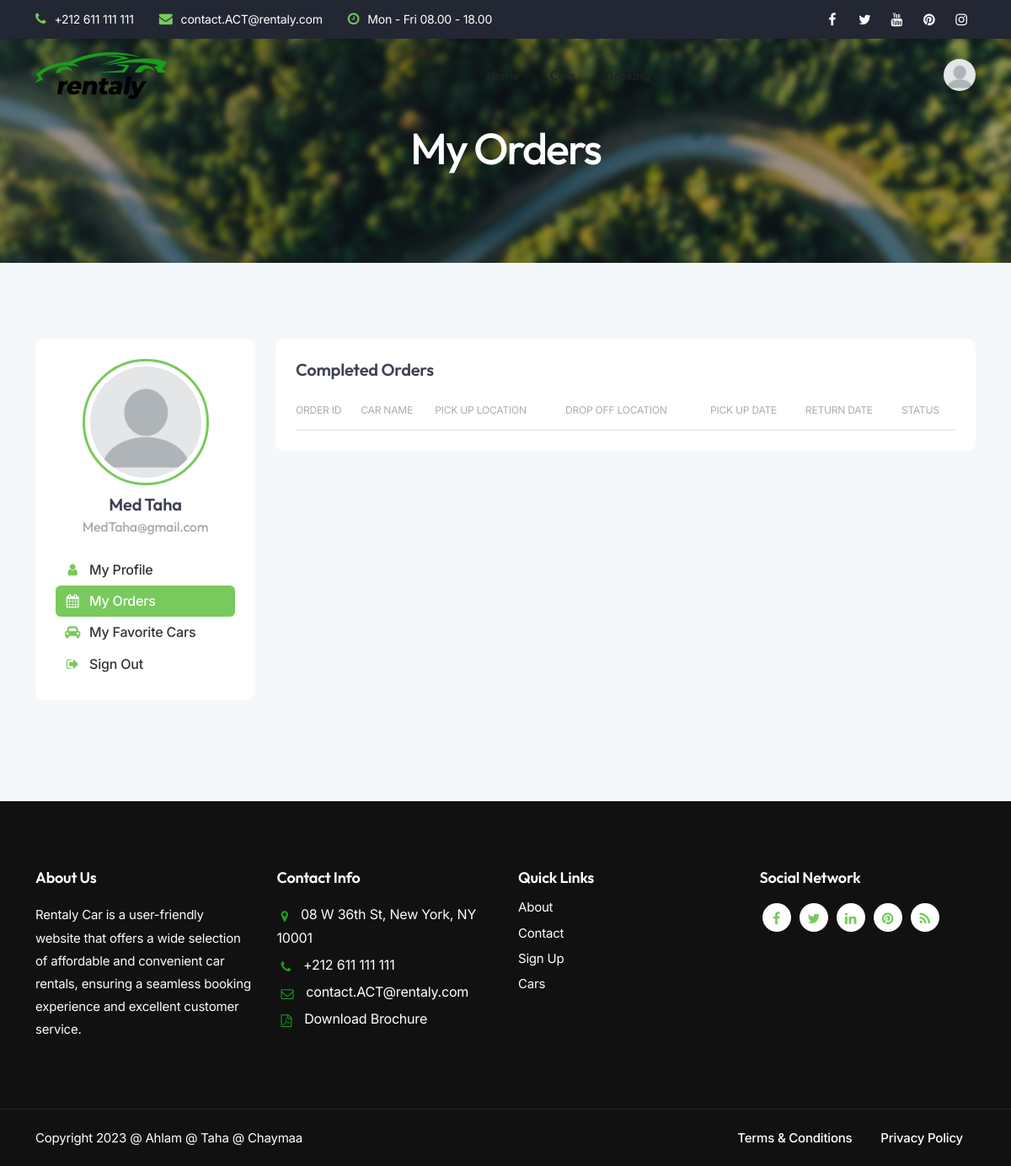
Before: /orders (signed in) with the older database file.
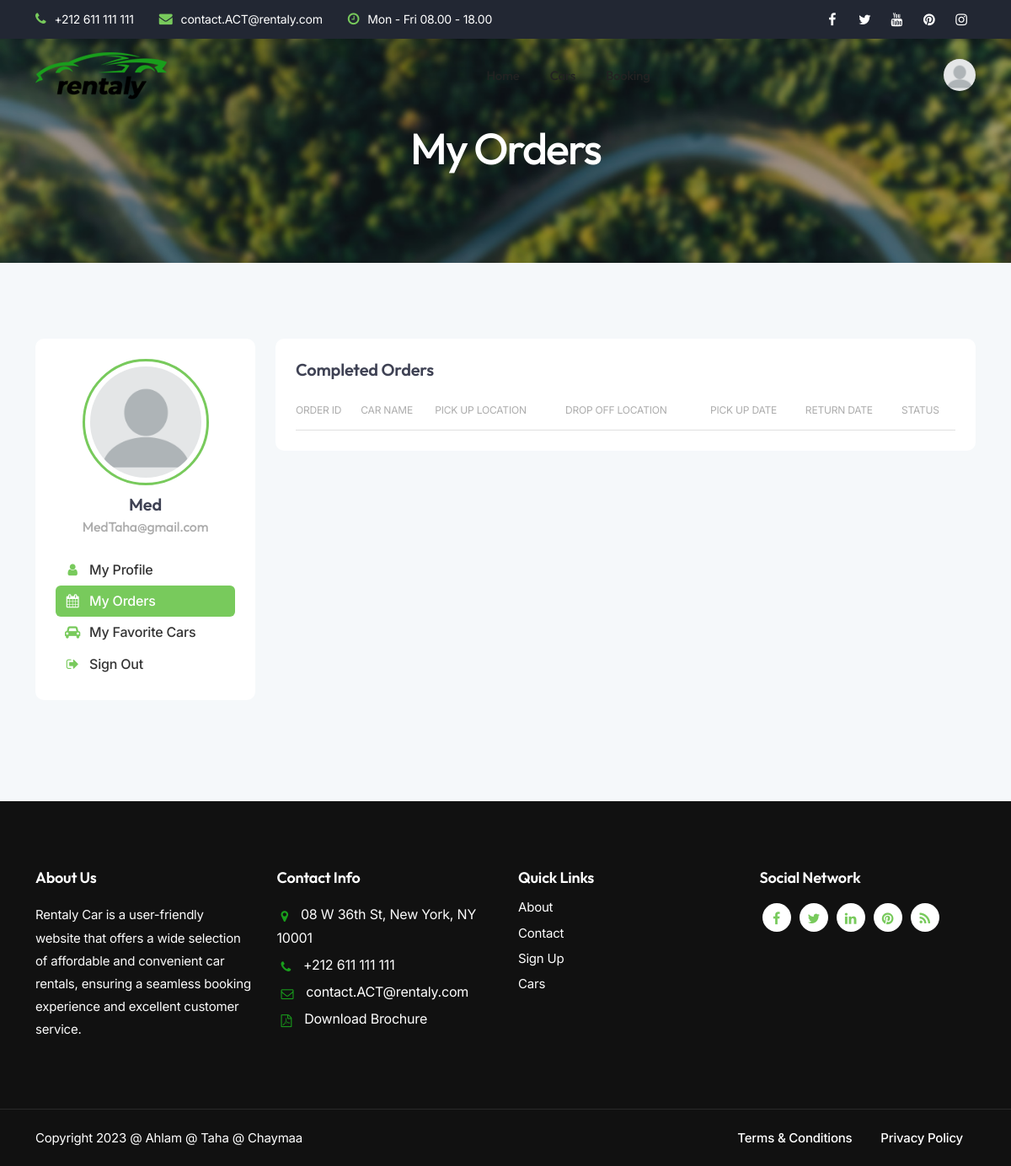
After: the same page with the newer database file.
### myappvoiture/models.py (models this page shows, shortened)
class Client1(models.Model):
    Username = models.CharField(max_length=50)
    email = models.EmailField(unique=True,null=True)
    Pswd = models.CharField(max_length=255)
    Phone = models.IntegerField(null=True)
    Language = models.CharField(max_length=50,null=True)
    HourFormat = models.CharField(max_length=40,null=True)

### myappvoiture/views.py (the view)
# urls.py: path('orders', views.orders, name='orders'),
def orders(request):
    return render(request,'orders.html')

### myappvoiture/context_processors.py (called while the page is built)
def client_id(request):
    client_id = request.session.get('client_id')
    context = {}
    if client_id:
        try:
            client = Client1.objects.get(id=client_id)
            context['client'] = client
        except Client1.DoesNotExist:
            pass
    return context

### myappvoiture/Templates/orders.html (shortened to what this page needs)
{% extends "base.html" %}
{% block content %}
<div class="no-bottom no-top zebra" id="content">
  {% load static %}
            <section id="subheader" class="jarallax text-light">
                <img src= "{% static 'images/background/14.jpg' %} " class="jarallax-img" alt="">
                    <div class="center-y relative text-center">
                        <div class="container">
                            <div class="row">
                                <div class="col-md-12 text-center">
									<h1>My Orders</h1>
                                </div>
                            </div>
                        </div>
                    </div>
            </section>
{% if  client %}
            <section id="section-settings" class="bg-gray-100">
                <div class="container">
                    <div class="row">
                        <div class="col-lg-3 mb30">
                            <div class="card p-4 rounded-5">
                                <div class="profile_avatar">
                                    <div class="profile_img">
                                        <img src="{% static 'images/user.WEBP' %} " alt="">
                                    </div>
                                    <div class="profile_name">
                                        <h4>
                                            {{client.Username}}
                                            <span class="profile_username text-gray">{{client.email}}</span>
                                        </h4>
                                    </div>
                                </div>
                                <div class="spacer-20"></div>
                                <ul class="menu-col">
                                    <li><a href="/profil"><i class="fa fa-user"></i>My Profile</a></li>
                                    <li><a href="/orders" class="active"><i class="fa fa-calendar"></i>My Orders</a></li>
                                    <li><a href="/wishlist"><i class="fa fa-car"></i>My Favorite Cars</a></li>
                                    <li><a href="{% url 'logout' %}"><i class="fa fa-sign-out"></i>Sign Out</a></li>
                                </ul>
                            </div>
                        </div>
                        <div class="col-lg-9">
                            <div class="card p-4 rounded-5 mb25">
                                <h4>Completed Orders</h4>
                                <table class="table de-table">
                                  <thead>
                                    <tr>
                                      <th scope="col"><span class="text-uppercase fs-12 text-gray">Order ID</span></th>
                                      <th scope="col"><span class="text-uppercase fs-12 text-gray">Car Name</span></th>
                                      <th scope="col"><span class="text-uppercase fs-12 text-gray">Pick Up Location</span></th>
                                      <th scope="col"><span class="text-uppercase fs-12 text-gray">Drop Off Location</span></th>
                                      <th scope="col"><span class="text-uppercase fs-12 text-gray">Pick Up Date</span></th>
                                      <th scope="col"><span class="text-uppercase fs-12 text-gray">Return Date</span></th>
                                      <th scope="col"><span class="text-uppercase fs-12 text-gray">Status</span></th>
                                    </tr>
                                  </thead>
                                </table>
                            </div>
                        </div>
                    </div>
                </div>
            </section>
{% endif %}
        </div>
{%endblock%}

Changed rows visible on the page:
changed Client1 "MedTaha@gmail.com": Username "Med Taha" → "Med"
